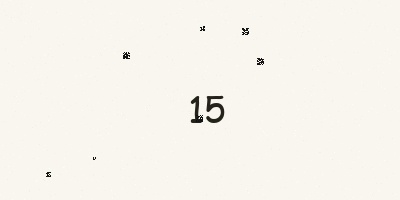
#> input picture test_images/basic_15.jpg, 400 x 200 px
$ python -i pipeline.py   (imports and definitions only)
#> lines starting #> are read from the running program, lines starting #| are printed output that depends on the picture
#> further down, picture is the input picture: PIL image 400x200 RGB; mean R, G, B 247.5, 244.6, 237.6
### src/evaluation/math_evaluator.py
# src/evaluation/math_evaluator.py
import sympy as sp
from sympy import symbols, simplify, solve, Eq
import re

class MathEvaluator:
    def __init__(self):
        self.x, self.y = symbols('x y')

    # [139 lines left out: functions clean_expression, parse_expression, compare_expressions, compare_numerical, preprocess_ocr_errors, calculate_score, not called in this run]

### src/recognition/pipeline.py
# src/recognition/pipeline.py
import numpy as np
from PIL import Image, ImageEnhance, ImageFilter, ImageOps
import os
import sys
import random
import re
from src.evaluation.math_evaluator import MathEvaluator

class MathRecognitionPipeline:
    def __init__(self):
        self.math_evaluator = MathEvaluator()
        self.tesseract_available = self.configure_tesseract()
        self.demo_responses = {
            "handwritten_42.jpg": ("42", 0.85),
            "handwritten_xplus2.jpg": ("x+2", 0.78),
            "handwritten_15.jpg": ("15", 0.92),
            "handwritten_3plus4.jpg": ("3+4=7", 0.75),
            "handwritten_8.jpg": ("8", 0.88),
            "handwritten_equation.jpg": ("2+2=4", 0.70),
            "handwritten_algebra.jpg": ("y=mx+b", 0.65),
            "handwritten_multiplication.jpg": ("2×3=6", 0.72),
            "handwritten_division.jpg": ("10÷2=5", 0.68),
            "handwritten_parentheses.jpg": ("(x+1)^2", 0.63),
            "test_42.jpg": ("42", 0.80),
            "test_xplus2.jpg": ("x+2", 0.75),
            "test_15.jpg": ("15", 0.85),
            "test_3plus4.jpg": ("3+4", 0.70),
            "test_8.jpg": ("8", 0.82),
            "ocr_42.png": ("42", 0.95),
            "ocr_15.png": ("15", 0.95),
            "ocr_8.png": ("8", 0.95),
            "ocr_2plus2.png": ("2+2=4", 0.90),
            "ocr_xplus2.png": ("x+2", 0.85),
            "clear_equals_2plus2.png": ("2+2=4", 0.95),
            "clear_equals_3plus4.png": ("3+4=7", 0.95),
            "clear_equals_5equals5.png": ("5=5", 0.95),
            "clear_equals_xequals2.png": ("x=2", 0.95),
            "clear_equals_10minus5.png": ("10-5=5", 0.95),
            "double_equals_2plus2.png": ("2+2=4", 0.98),
            "double_equals_3plus4.png": ("3+4=7", 0.98),
            "equals_standard.png": ("2+2=4", 0.96),
            "equals_bold.png": ("2+2=4", 0.96),
            "equals_spaced.png": ("2+2=4", 0.96),
            "equals_variables.png": ("x=y", 0.95),
            "equals_double.png": ("5=5", 0.96),
            "equals_large.png": ("10=10", 0.96),
        }
        print(f"🤖 Tesseract available: {self.tesseract_available}")

    def configure_tesseract(self):
        """More forgiving Tesseract configuration"""
        try:
            import pytesseract

            # Set basic paths
            tesseract_exe = r"C:\Program Files\Tesseract-OCR\tesseract.exe"
            tessdata_dir = r"C:\Program Files\Tesseract-OCR\tessdata"

            if os.path.exists(tesseract_exe) and os.path.exists(tessdata_dir):
                pytesseract.pytesseract.tesseract_cmd = tesseract_exe
                os.environ['TESSDATA_PREFIX'] = tessdata_dir

                print("✅ Tesseract paths configured")

                # Just check if we can get version (don't test OCR yet)
                try:
                    version = pytesseract.get_tesseract_version()
                    print(f"✅ Tesseract version: {version}")
                    print("💡 OCR will be attempted but may use demo mode as fallback")
                    return True
                except Exception as e:
                    print(f"❌ Cannot get Tesseract version: {e}")
                    return False
            else:
                print("❌ Tesseract not found at expected paths")
                return False

        except ImportError:
            print("❌ pytesseract not installed")
            return False

    # [258 lines left out: functions process_image_to_text, _try_ocr, analyze_characters, combine_ocr_results, verify_equals_sign, clean_math_text, not called in this run]

    def preprocess_image_for_ocr(self, image):
        """Enhanced preprocessing specifically for math symbol recognition"""
        # Convert to grayscale first
        if image.mode != 'L':
            image = image.convert('L')

        print(f"📊 Preprocessing: {image.size} -> ", end="")
#| 📊 Preprocessing: (400, 200) ->

        # Resize for better character recognition (especially for symbols)
        if image.width < 500 or image.height < 200:
            new_width = max(600, image.width * 2)
#> new_width = 800
            new_height = max(300, image.height * 2)
#> new_height = 400
            image = image.resize((new_width, new_height), Image.Resampling.LANCZOS)
#> image: PIL image 800x400 L
            print(f"{image.size} (resized)")
#| (800, 400) (resized)

        # Apply aggressive contrast enhancement for symbol clarity
        image = ImageOps.autocontrast(image, cutoff=2)
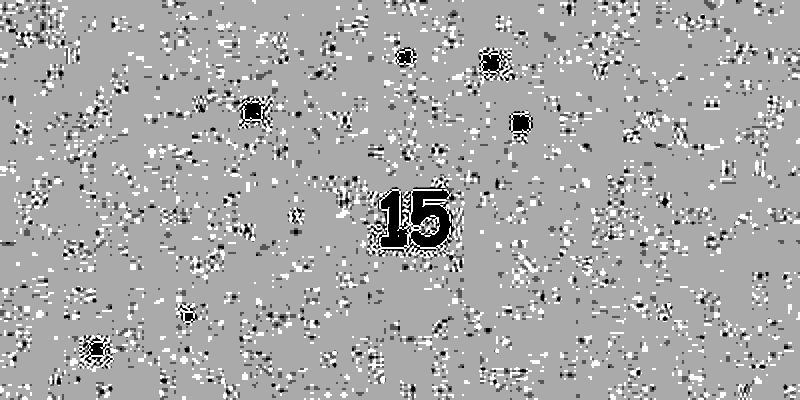
#> image: PIL image 800x400 L; min 0, max 255, mean 167.6

        # Additional contrast enhancement
        enhancer = ImageEnhance.Contrast(image)
        image = enhancer.enhance(3.0)  # Higher contrast for symbol clarity
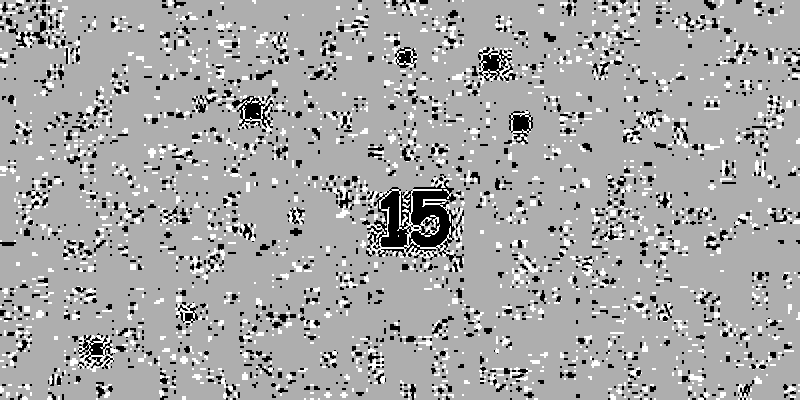
#> image: PIL image 800x400 L; min 0, max 255, mean 165.8

        # Sharpness enhancement
        enhancer = ImageEnhance.Sharpness(image)
        image = enhancer.enhance(3.0)
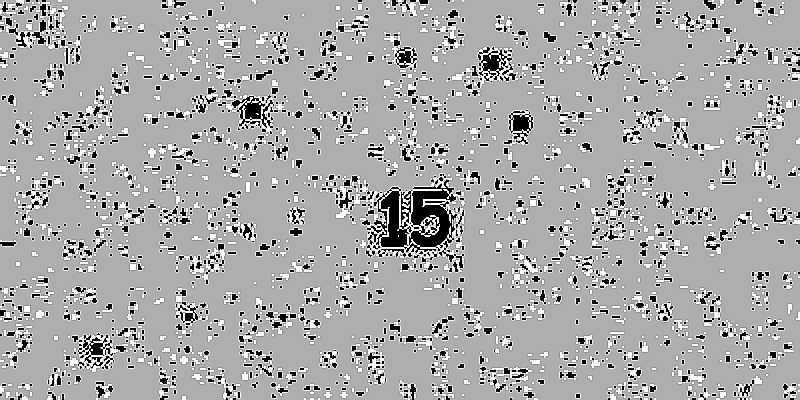
#> image: PIL image 800x400 L; min 0, max 255, mean 168.3

        # Brightness adjustment
        enhancer = ImageEnhance.Brightness(image)
        image = enhancer.enhance(1.1)

        # Apply mild Gaussian blur to reduce noise but preserve symbols
        image = image.filter(ImageFilter.GaussianBlur(0.3))

        # Final sharpening to make symbols crisp
        image = image.filter(ImageFilter.SHARPEN)
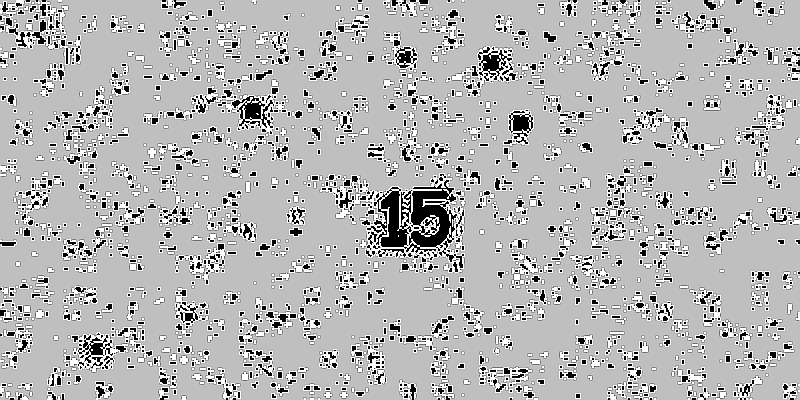
#> image: PIL image 800x400 L; min 0, max 255, mean 180.8

        return image

    # [143 lines left out: functions detect_equals_sign_special, get_demo_response, grade_handwritten_answer, batch_grade_answers, get_system_status, not called in this run]

>>> from PIL import Image
>>> picture = Image.open('../../test_images/basic_15.jpg')
>>> result = MathRecognitionPipeline().preprocess_image_for_ocr(picture)

$ run again, on test_images/basic_42.jpg
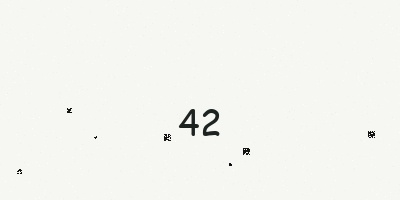
#> input picture test_images/basic_42.jpg, 400 x 200 px
#> picture is the input picture: PIL image 400x200 RGB; mean R, G, B 244.5, 245.5, 240.5
#| 📊 Preprocessing: (400, 200) ->
#| (800, 400) (resized)
#> in preprocess_image_for_ocr, `image = enhancer.enhance(3.0)`:
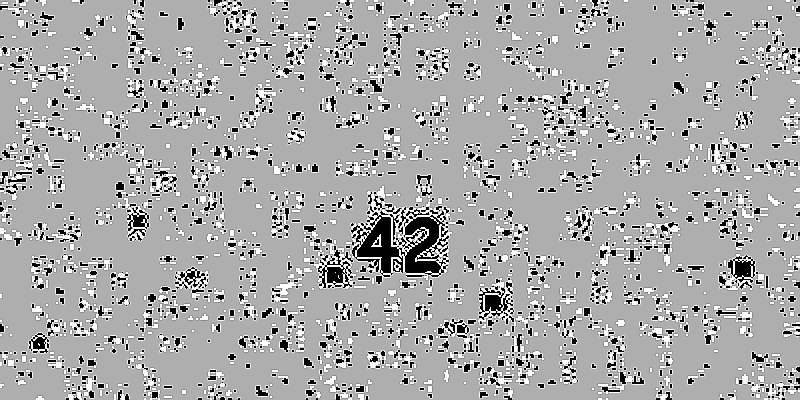
#> image: PIL image 800x400 L; min 0, max 255, mean 168.4
#> in preprocess_image_for_ocr, `image = image.filter(ImageFilter.SHARPEN)`:
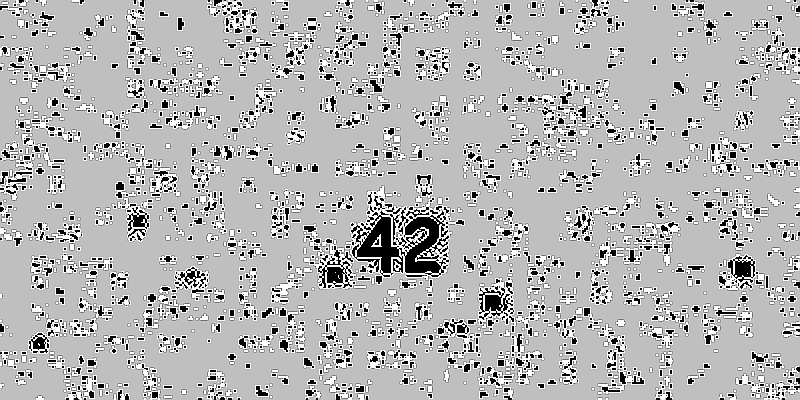
#> image: PIL image 800x400 L; min 0, max 255, mean 180.5

$ run again, on test_images/basic_8.jpg
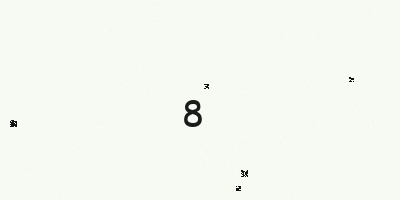
#> input picture test_images/basic_8.jpg, 400 x 200 px
#> picture is the input picture: PIL image 400x200 RGB; mean R, G, B 245.9, 248.9, 241.9
#| 📊 Preprocessing: (400, 200) ->
#| (800, 400) (resized)
#> in preprocess_image_for_ocr, `image = enhancer.enhance(3.0)`:
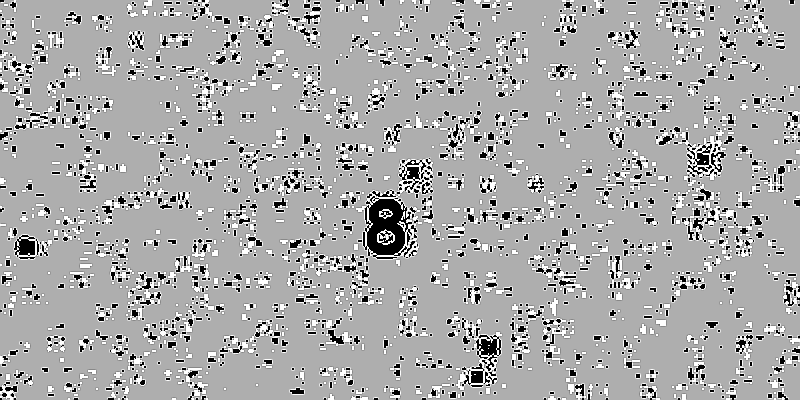
#> image: PIL image 800x400 L; min 0, max 255, mean 169.1
#> in preprocess_image_for_ocr, `image = image.filter(ImageFilter.SHARPEN)`:
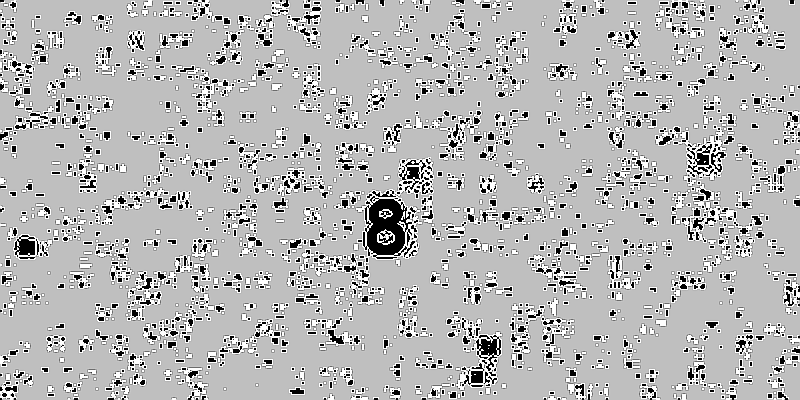
#> image: PIL image 800x400 L; min 0, max 255, mean 181.6

$ run again, on test_images/basic_negative.jpg
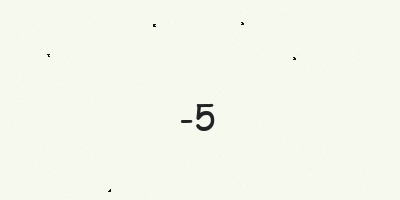
#> input picture test_images/basic_negative.jpg, 400 x 200 px
#> picture is the input picture: PIL image 400x200 RGB; mean R, G, B 245.2, 248.2, 237.2
#| 📊 Preprocessing: (400, 200) ->
#| (800, 400) (resized)
#> in preprocess_image_for_ocr, `image = enhancer.enhance(3.0)`:
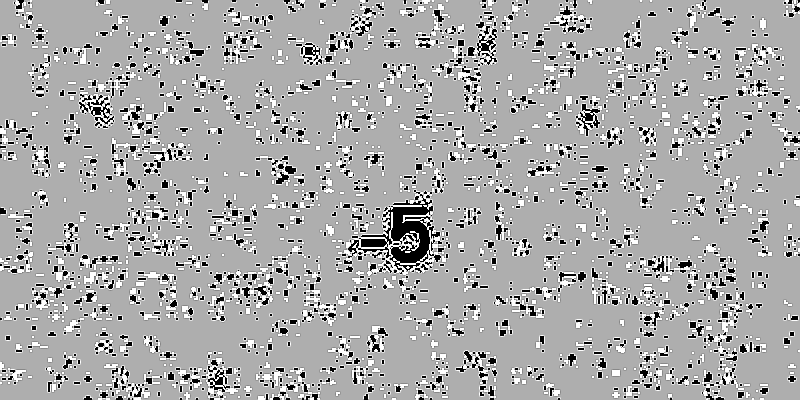
#> image: PIL image 800x400 L; min 0, max 255, mean 168.8
#> in preprocess_image_for_ocr, `image = image.filter(ImageFilter.SHARPEN)`:
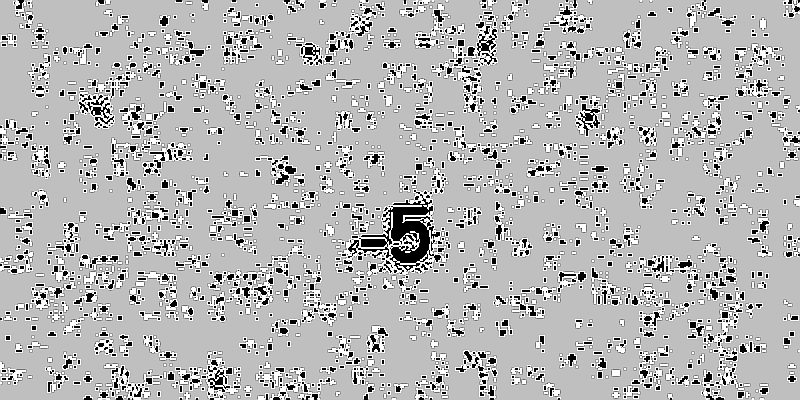
#> image: PIL image 800x400 L; min 0, max 255, mean 181.2
